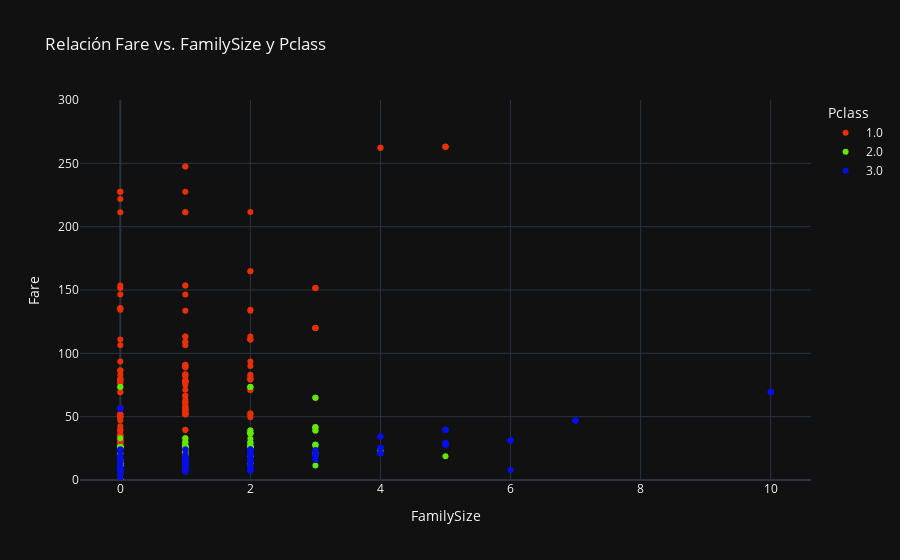

Notebook code cell kept with this figure:
### Code cell
df['Pclass'] = df['Pclass'].astype(str) # La trato como una categoría

fig = px.scatter(
    df,
    x='FamilySize',
    y='Fare',
    color='Pclass',
    title='Relación Fare vs. FamilySize y Pclass',
    color_discrete_sequence=['#E82F07', '#60E807', '#070EE8'],
    category_orders={"Pclass": ['1.0', '2.0', '3.0']}  # Ordenar Pclass
)

fig.update_yaxes(range=[0, 300]) # Limitat eje Y a 300
fig.update_layout(template='plotly_dark')
fig.write_html('Graphics/00scatter_fare_familysize_Pclass_2_300.html')
fig.show()

### Figure 1 — Plotly figure (JSON) as saved in the notebook; plotly's stock layout.template omitted (floating-point values rounded to 4 significant figures; data arrays with more than 128 entries replaced by an {"elided": "..."} marker saying what was removed)
{"data": [{"hovertemplate": "Pclass=1.0<br>FamilySize=%{x}<br>Fare=%{y}<extra></extra>", "legendgroup": "1.0", "marker": {"color": "#E82F07", "symbol": "circle"}, "mode": "markers", "name": "1.0", "orientation": "v", "showlegend": true, "type": "scatter", "x": {"elided": "216 int values"}, "xaxis": "x", "y": {"elided": "216 float values"}, "yaxis": "y"}, {"hovertemplate": "Pclass=2.0<br>FamilySize=%{x}<br>Fare=%{y}<extra></extra>", "legendgroup": "2.0", "marker": {"color": "#60E807", "symbol": "circle"}, "mode": "markers", "name": "2.0", "orientation": "v", "showlegend": true, "type": "scatter", "x": {"elided": "184 int values"}, "xaxis": "x", "y": {"elided": "184 float values"}, "yaxis": "y"}, {"hovertemplate": "Pclass=3.0<br>FamilySize=%{x}<br>Fare=%{y}<extra></extra>", "legendgroup": "3.0", "marker": {"color": "#070EE8", "symbol": "circle"}, "mode": "markers", "name": "3.0", "orientation": "v", "showlegend": true, "type": "scatter", "x": {"elided": "491 int values"}, "xaxis": "x", "y": {"elided": "491 float values"}, "yaxis": "y"}], "layout": {"legend": {"title": {"text": "Pclass"}, "tracegroupgap": 0}, "title": {"text": "Relación Fare vs. FamilySize y Pclass"}, "xaxis": {"anchor": "y", "domain": [0, 1], "title": {"text": "FamilySize"}}, "yaxis": {"anchor": "x", "domain": [0, 1], "range": [0, 300], "title": {"text": "Fare"}}}}
